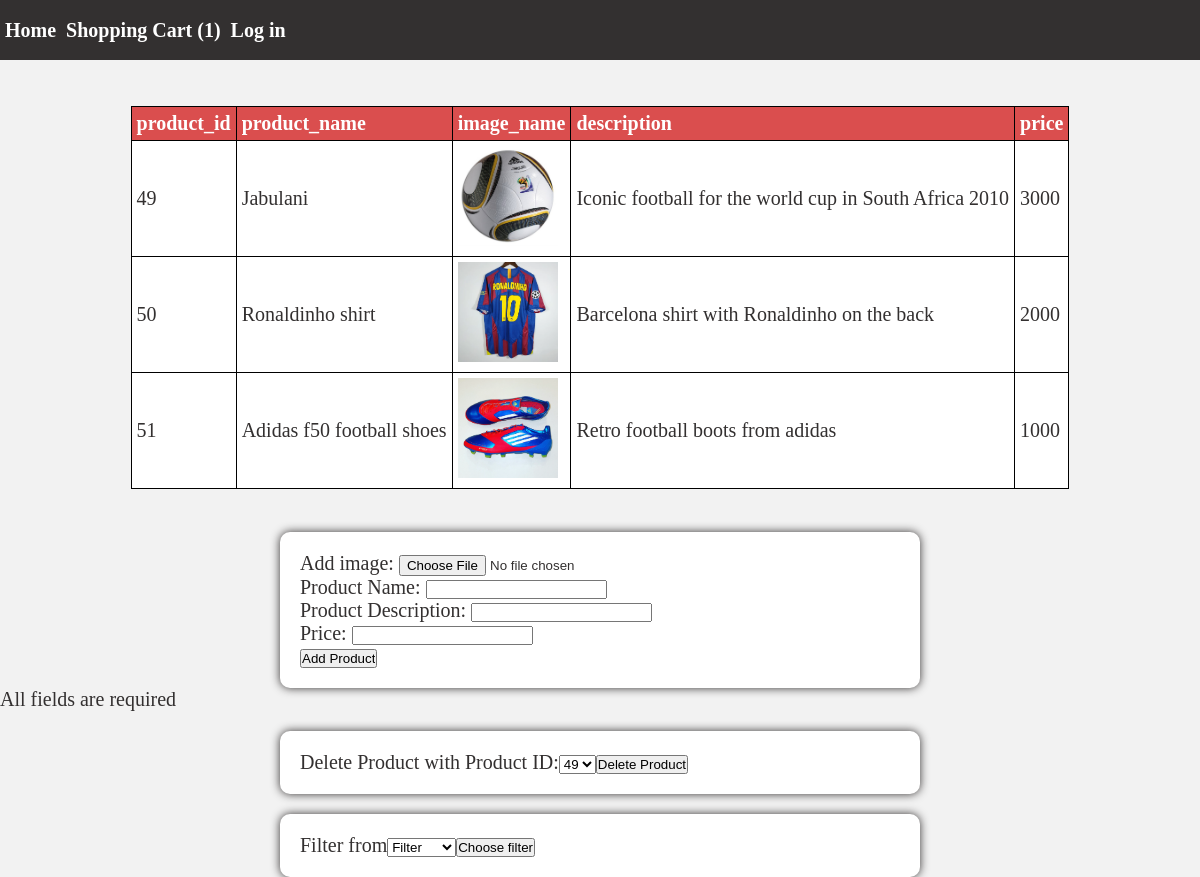
/adminPage.php, run on the app's committed database.
### tables this page shows
CREATE TABLE `products` (
  `product_id` int(11) NOT NULL,
  `product_name` varchar(32) DEFAULT NULL,
  `image_name` varchar(64) DEFAULT NULL,
  `description` varchar(256) DEFAULT NULL,
  `price` int(11) DEFAULT NULL
);

### classes/class_Database.php (called while the page is built, shortened)
<?php
class Database{
    public function connect(){
        $host = 'localhost';
        $username = 'root';
        $password = 'root';
        $database = 'ecommerce';
        $connection = mysqli_connect($host,$username,$password,$database);
        return $connection;
    }
    public function readFromTable($tableName){
        $connection = Database::connect();
        $query = "SELECT * FROM $tableName";
        $result = mysqli_query($connection, $query);
        $idx = 0;
        while($row=mysqli_fetch_assoc($result)){
            $resArray[$idx] = $row;
            $idx++;
        }
        return $resArray;
    }
}

### adminPage.php (the view, shortened to what this page needs)
<?php
include_once "functions.php";
displayNavBar();
?>
<!DOCTYPE html>
<html lang="en">
<head>
</head>
<body>
    <?php
    $empty = emptyFields();
    $database = new Database;
    $prod = $database->readFromTable('products');
    createTable($prod);
    echo "<br>";
    echo '<form action="adminPage.php" name="myForm" method="POST">';
    echo 'Add image: <input type="file" name="uploadFile" id="fileToUpload">';
    echo "<br>";
    echo 'Product Name: <input type= "text" name= "product_name">';
    echo "<br>";
    echo 'Product Description: <input type= "text" name= "description">';
    echo "<br>";
    echo 'Price: <input type= "text" name= "price">';
    echo "<br>";
    echo ' <input type="submit" name="submit" value="Add Product">';
    echo '</form>';
    if ($empty) {
        echo "Form submitted successfully";
    } else {
        echo "All fields are required";
    }
    echo '<form method="post">';
    echo "Delete Product with Product ID:";
    echo '<select name="id" id="">';
    foreach ($prod as $item) {
        echo   $id = $item['product_id'];
        echo '<option name=" . $id . ">';
        echo $id . "</option>";
    }
    echo '</select>';
    echo '<input type="submit" name="delete" value="Delete Product">';
    echo '</form>';
    echo '<form method="post">';
    echo "Filter from";
    echo "<select name='Sort'>";
    echo "<option value=''>Filter</option>";
    echo "</select>";
    echo '<input type="submit" name="filter" value="Choose filter">';
    echo '</form>';
    ?>
</body>
</html>

### functions.php (shortened to what this page needs)
<!DOCTYPE html>
<html lang="en">
<head>
    <link rel="stylesheet" href="styles.css">
</head>
<body>
</body>
</html>
<?php
require_once 'classes/class_Database.php';
function displayNavBar()
{
    $shopping = 'ShoppingCart.json';
    $cart = json_decode(file_get_contents($shopping), true);
    $count = count($cart);
    echo "<header>";
    echo "<nav>";
    echo "<a href='mainPage.php'>Home</a>  ";
    echo "<a href='shoppingCart.php'>Shopping Cart (" . $count . ") </a>";
    echo "<a href='login.php'>Log in</a> ";
    echo "</nav>";
    echo "</header>";
}
function createTable($resArray)
{
    echo "<table>";
    $isFirstRow = False;
    foreach ($resArray as $item) {
        if ($isFirstRow == FALSE) {
            echo "<tr>";
            foreach ($item as $key => $value) {
                echo "<th> $key </th>";
            }
            echo "</tr>";
            echo "<tr>";
            foreach ($item as $key => $value) {
                if ($key === "image_name") {
                    echo '<td><img src="pic/' . $value . '" width="100px" height="100px"></td>';
                } else {
                    echo "<td>$value</td>";
                }
            }
            echo "</tr>";
            $isFirstRow = TRUE;
        } else {
            echo "<tr>";
            foreach ($item as $key => $value) {
                if ($key === "image_name") {
                    echo '<td><img src="pic/' . $value . '"width="100px" height="100px"></td>';
                } else {
                    echo "<td>$value</td>";
                }
            }
            echo "</tr>";
        }
    }
    echo "</table>";
}

### styles.css (style rules this page uses)
* { padding: 0; margin: 0; }
nav { background-color: #333030; color: #ffffff; display: flex; justify-content: left; height: 60px; align-items: center; font-size: 20px; font-family: 'Times New Roman', Times, serif; font-weight: bold; width: 100%; }
nav a { color: #ffffff; text-decoration: none; padding: 5px; }
body { background-color: #f2f2f2; font-family: 'Times New Roman', Times, serif; font-size: 20px; color: #333030; }
body > form { background-color: #ffffff; width: 50%; margin: 0 auto; padding: 20px; border-radius: 10px; box-shadow: 0 0 10px 0 #333030; margin-top: 20px; }
table { margin : 0 auto; background-color: #ffffff; }
th { background-color: #da4e4e; color: #ffffff; padding: 10px; text-align: left; }

### adminPage.php (style rules this page uses)
table, th, td { border: 1px solid black; border-collapse: collapse; }
th, td { padding: 5px; }
th { text-align: left; }

### data on the page
products: key "product_id", key "product_name", key "image_name", key "description", key "price", product_id "49", product_name "Jabulani", image_name (picture), description "Iconic football for the world cup in South Africa 2010", price "3000"
products: product_id "50", product_name "Ronaldinho shirt", image_name (picture), description "Barcelona shirt with Ronaldinho on the back", price "2000"
products: product_id "51", product_name "Adidas f50 football shoes", image_name (picture), description "Retro football boots from adidas", price "1000"

### other printed values
$count "1"
form field id "49"
